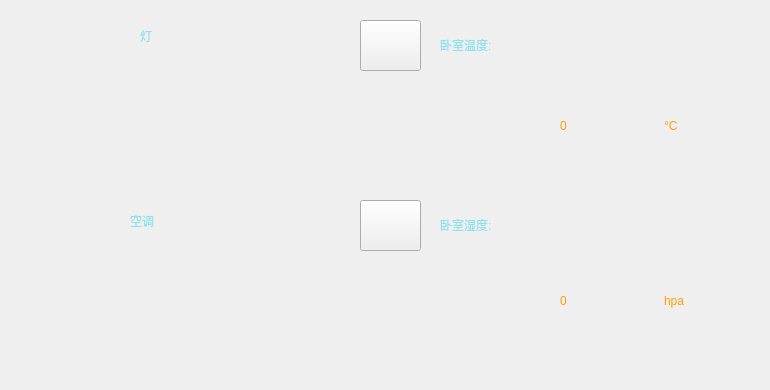
      <widget class="QWidget" name="bedroom">
       <widget class="QWidget" name="widget_bedroom_1" native="true">
        <property name="geometry">
         <rect>
          <x>50</x>
          <y>20</y>
          <width>371</width>
          <height>161</height>
         </rect>
        </property>
        <widget class="QLabel" name="label_9">
         <property name="geometry">
          <rect>
           <x>90</x>
           <y>0</y>
           <width>61</width>
           <height>31</height>
          </rect>
         </property>
         <property name="styleSheet">
          <string notr="true">color: rgb(142, 227, 235);
font: 14pt &quot;微软雅黑&quot;;</string>
         </property>
         <property name="text">
          <string>灯</string>
         </property>
        </widget>
        <widget class="QPushButton" name="btn_bed_light">
         <property name="geometry">
          <rect>
           <x>310</x>
           <y>0</y>
           <width>61</width>
           <height>51</height>
          </rect>
         </property>
         <property name="styleSheet">
          <string notr="true">border-image: url(:/icon/off.png);</string>
         </property>
         <property name="text">
          <string/>
         </property>
        </widget>
        <widget class="QLabel" name="bed_light">
         <property name="geometry">
          <rect>
           <x>80</x>
           <y>50</y>
           <width>121</width>
           <height>101</height>
          </rect>
         </property>
         <property name="styleSheet">
          <string notr="true"/>
         </property>
         <property name="text">
          <string/>
         </property>
        </widget>
       </widget>
       <widget class="QWidget" name="widget_bedroom_2" native="true">
        <property name="geometry">
         <rect>
          <x>50</x>
          <y>200</y>
          <width>371</width>
          <height>181</height>
         </rect>
        </property>
        <widget class="QLabel" name="label_10">
         <property name="geometry">
          <rect>
           <x>80</x>
           <y>0</y>
           <width>72</width>
           <height>41</height>
          </rect>
         </property>
         <property name="styleSheet">
          <string notr="true">color: rgb(142, 227, 235);
font: 14pt &quot;微软雅黑&quot;;</string>
         </property>
         <property name="text">
          <string>空调</string>
         </property>
        </widget>
        <widget class="QPushButton" name="btn_bed_air">
         <property name="geometry">
          <rect>
           <x>310</x>
           <y>0</y>
           <width>61</width>
           <height>51</height>
          </rect>
         </property>
         <property name="styleSheet">
          <string notr="true">border-image: url(:/icon/off.png);</string>
         </property>
         <property name="text">
          <string/>
         </property>
        </widget>
        <widget class="QLabel" name="bed_air">
         <property name="geometry">
          <rect>
           <x>40</x>
           <y>30</y>
           <width>281</width>
           <height>111</height>
          </rect>
         </property>
         <property name="styleSheet">
          <string notr="true"/>
         </property>
         <property name="text">
          <string/>
         </property>
        </widget>
       </widget>
       <widget class="QWidget" name="widget_bedroom_3" native="true">
        <property name="geometry">
         <rect>
          <x>430</x>
          <y>20</y>
          <width>331</width>
          <height>361</height>
         </rect>
        </property>
        <widget class="QLabel" name="label_11">
         <property name="geometry">
          <rect>
           <x>10</x>
           <y>10</y>
           <width>98</width>
           <height>30</height>
          </rect>
         </property>
         <property name="styleSheet">
          <string notr="true">color: rgb(142, 227, 235);
font: 14pt &quot;微软雅黑&quot;;</string>
         </property>
         <property name="text">
          <string>卧室温度:</string>
         </property>
        </widget>
        <widget class="QLabel" name="label_12">
         <property name="geometry">
          <rect>
           <x>10</x>
           <y>190</y>
           <width>98</width>
           <height>30</height>
          </rect>
         </property>
         <property name="styleSheet">
          <string notr="true">color: rgb(142, 227, 235);
font: 14pt &quot;微软雅黑&quot;;</string>
         </property>
         <property name="text">
          <string>卧室湿度:</string>
         </property>
        </widget>
        <widget class="QWidget" name="layoutWidget">
         <property name="geometry">
          <rect>
           <x>130</x>
           <y>70</y>
           <width>201</width>
           <height>71</height>
          </rect>
         </property>
         <layout class="QHBoxLayout" name="horizontalLayout_6">
          <item>
           <widget class="QLabel" name="label_19">
            <property name="styleSheet">
             <string notr="true">color: rgb(255, 158, 0);
font: 28pt &quot;楷体&quot;;</string>
            </property>
            <property name="text">
             <string>0</string>
            </property>
           </widget>
          </item>
          <item>
           <widget class="QLabel" name="label_27">
            <property name="styleSheet">
             <string notr="true">color: rgb(255, 158, 0);
font: 28pt &quot;楷体&quot;;</string>
            </property>
            <property name="text">
             <string>°C</string>
            </property>
           </widget>
          </item>
         </layout>
        </widget>
        <widget class="QWidget" name="layoutWidget">
         <property name="geometry">
          <rect>
           <x>130</x>
           <y>240</y>
           <width>201</width>
           <height>81</height>
          </rect>
         </property>
         <layout class="QHBoxLayout" name="horizontalLayout_7">
          <item>
           <widget class="QLabel" name="label_20">
            <property name="styleSheet">
             <string notr="true">color: rgb(255, 158, 0);
font: 28pt &quot;楷体&quot;;</string>
            </property>
            <property name="text">
             <string>0</string>
            </property>
           </widget>
          </item>
          <item>
           <widget class="QLabel" name="label_26">
            <property name="styleSheet">
             <string notr="true">color: rgb(255, 158, 0);
font: 28pt &quot;楷体&quot;;</string>
            </property>
            <property name="text">
             <string>hpa</string>
            </property>
           </widget>
          </item>
         </layout>
        </widget>
       </widget>
      </widget>
